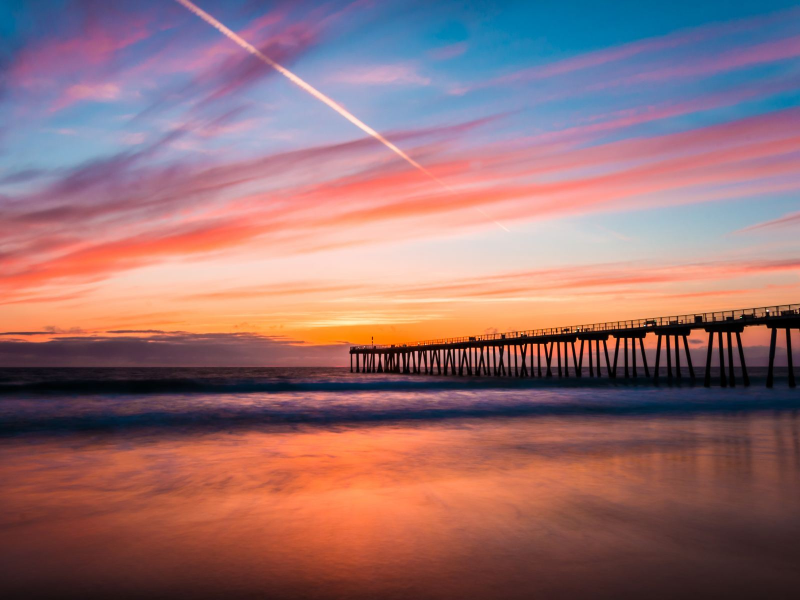
#> input picture data/training/sunset_1.jpg, 1600 x 1200 px, found by its file name (shown at 1/2 size)
$ jupyter execute eda.ipynb
#> lines starting #> are read from the running program, lines starting #| are printed output that depends on the picture
# eda

trying to see what models might be good

[cell 1]
from PIL import Image
import numpy as np
import pandas as pd
from matplotlib import pyplot as plt

[cell 2]
sunset = Image.open('./data/training/sunset_1.jpg')
#> sunset is the input picture: PIL image 1600x1200 RGB; mean R, G, B 148.9, 110.9, 114.2
sampled_image = np.array(sunset.resize((100, 75))).reshape((7500, 3))

[cell 3]
sampled_image.shape
#> Out = (7500, 3)

[cell 4]
df = pd.DataFrame(sampled_image)
#> df = table of 7500 rows and 3 columns
df.columns = ['R', 'G', 'B']

### histograms

looking for color distributions. have gaussian mixtures on the brain

[cell 5]
fig = plt.figure(figsize=(15, 5))
axs = {
    'R': fig.add_subplot(131),
    'G': fig.add_subplot(132),
    'B': fig.add_subplot(133)
}

for color in axs:
    axs[color].hist(df[color], bins=25, color=color.lower())
    axs[color].set_title(color)
plt.show()
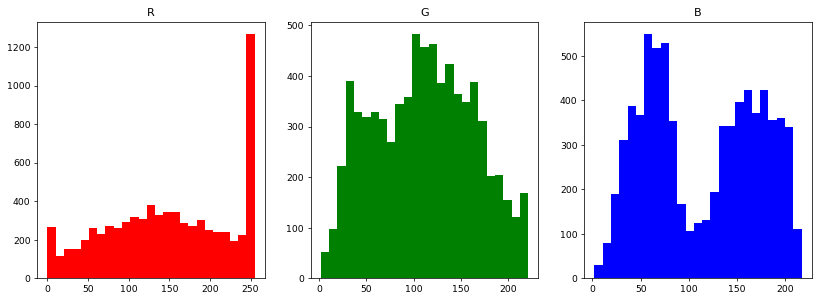
#> figure drawn by matplotlib, 3 panels; panel 1: tallest bar 1268 high, from x = 244.8 to 255; panel 2: tallest bar 483 high, from x = 98.36 to 107.1; panel 3: tallest bar 549 high, from x = 53.6 to 62.2

### pca
because it would be nice to to able to visualize the color-spread

[cell 6]
from sklearn.decomposition import PCA

[cell 7]
pca = PCA(n_components=2)
X_pca = pca.fit_transform(sampled_image)
#> X_pca = 7500 pairs, first value -214.3 to 176.2, second value -146.7 to 146.3

[cell 8]
X_pca_0 = X_pca[:, 0]
#> X_pca_0 = 7500 values, max 176.2 at index 3241, min -214.3 at index 4091, mean -1.16e-14
X_pca_1 = X_pca[:, 1]
#> X_pca_1 = 7500 values, max 146.3 at index 457, min -146.7 at index 4248, mean 0
